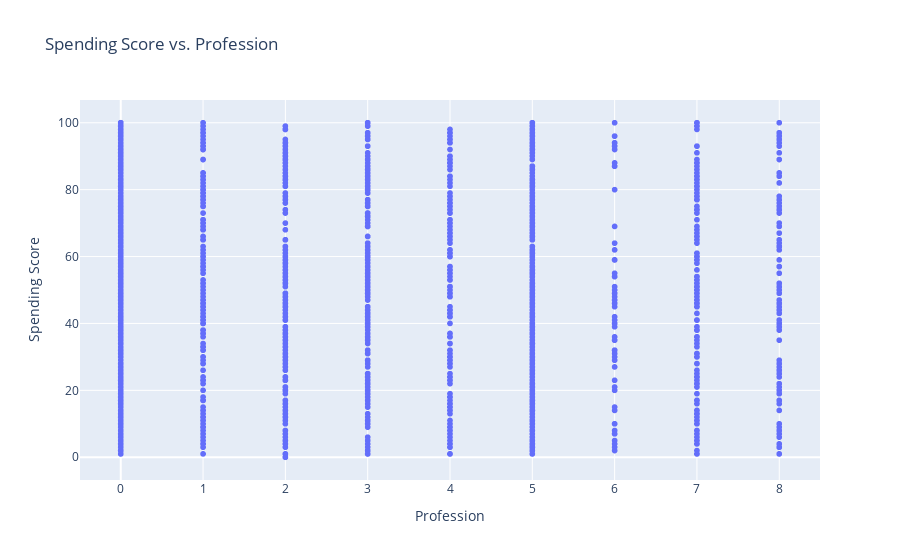

Write notebook code for a chart like this one.
### Code cell
fig_pro = px.scatter(df_encoded, x='Profession', y='Spending Score (1-100)',
                 title='Spending Score vs. Profession',
                 labels={'Profession': 'Profession', 'Spending Score (1-100)': 'Spending Score'},
                 category_orders={'Profession': df['Profession'].unique()})

fig_pro.show()

### Figure 1 — Plotly figure (JSON) as saved in the notebook; plotly's stock layout.template omitted (floating-point values rounded to 4 significant figures; data arrays with more than 128 entries replaced by an {"elided": "..."} marker saying what was removed)
{"data": [{"hovertemplate": "Profession=%{x}<br>Spending Score=%{y}<extra></extra>", "legendgroup": "", "marker": {"color": "#636efa", "symbol": "circle"}, "mode": "markers", "name": "", "showlegend": false, "type": "scattergl", "x": {"elided": "1965 int values"}, "xaxis": "x", "y": {"elided": "1965 int values"}, "yaxis": "y"}], "layout": {"legend": {"tracegroupgap": 0}, "title": {"text": "Spending Score vs. Profession"}, "xaxis": {"anchor": "y", "categoryarray": ["Healthcare", "Engineer", "Lawyer", "Entertainment", "Artist", "Executive", "Doctor", "Homemaker", "Marketing"], "categoryorder": "array", "domain": [0, 1], "title": {"text": "Profession"}}, "yaxis": {"anchor": "x", "domain": [0, 1], "title": {"text": "Spending Score"}}}}
